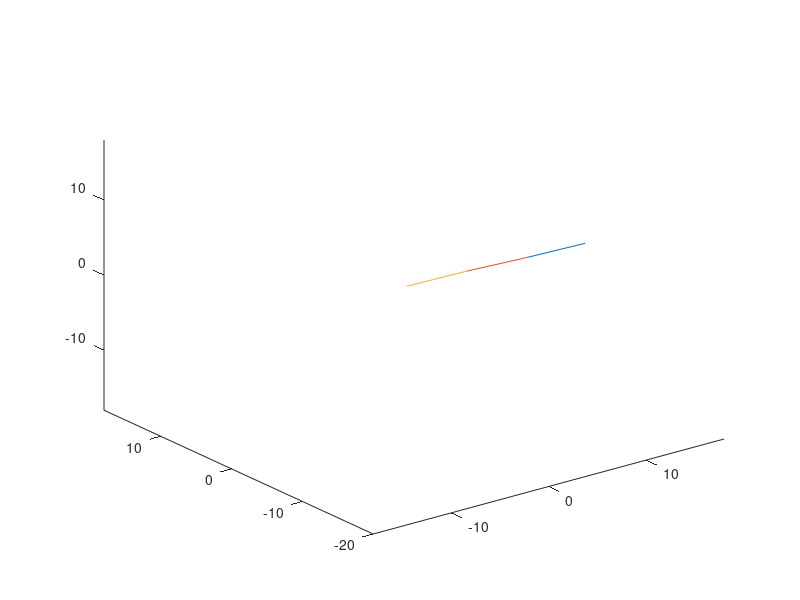

MATLAB code to generate this figure:
clc;
clear all;
close all;
pause on;

% The result:
% https://media.giphy.com/media/NhrjAqODLq0tzjwHnN/giphy.gif


endLoc = [0;0;0;1]; % the 1 at the end allows us to do translation via matrix multiplication
endLoc2= [10;0;0;1]; % this is just for comparison later
% order: theta, alpha, r, d
P = zeros(0,4);
P = [P;0,90,6,0];
P = [P;0,90,6,0];
P = [P;0,0,6,0];

loopAmt = 359;
F = zeros(loopAmt, 4, size(P,1)+1);
for i=1:loopAmt
    P(1,1) = i;
    P(2,1) = i;
    P(3,1) = i;
    T = eye(4);
    for i1=1:size(P,1)
        theta = P(i1,1);
        alpha = P(i1,2);
        r = P(i1,3);
        d = P(i1,4);
        A = [
            cosd(theta),-sind(theta)*cosd(alpha),sind(theta)*sind(alpha),r*cosd(theta);
            sind(theta),cosd(theta)*cosd(alpha),-cosd(theta)*sind(alpha),r*sind(theta);
            0,sind(alpha),cosd(alpha),d;
            0,0,0,1
            ];
        T = T*A;
        F(i,:,i1+1) = transpose(T*endLoc);
    end
    disp("T*base");
    disp(T*endLoc);
    disp("T*base2");
    disp(T*endLoc2);
end
%pause(5);
i = 1;
showPath = true;
while i < loopAmt
    clf; % comment out to see range of motion
    hold on;
    for i1=size(F,3):-1:2
        plot3([F(i,1,i1), F(i,1,i1-1)],...
            [F(i,2,i1), F(i,2,i1-1)],...
            [F(i,3,i1), F(i,3,i1-1)]...
            )
    end
    xlim([-18,18]);
    ylim([-20,18]);
    zlim([-18,18]);
    %axis equal; % stops the oval shape but makes graph constantly scale
    view(3);
    pause(0.022); % 0.022 second delay
    i = i + 3;
end